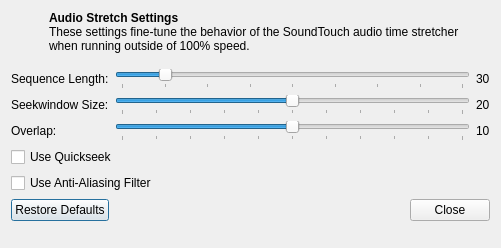
<?xml version="1.0" encoding="UTF-8"?>
<ui version="4.0">
 <class>AudioStretchSettingsDialog</class>
 <widget class="QDialog" name="AudioStretchSettingsDialog">
  <property name="geometry">
   <rect>
    <x>0</x>
    <y>0</y>
    <width>501</width>
    <height>248</height>
   </rect>
  </property>
  <property name="windowTitle">
   <string>Audio Stretch Settings</string>
  </property>
  <layout class="QFormLayout" name="formLayout">
   <item row="1" column="0">
    <widget class="QLabel" name="label_6">
     <property name="text">
      <string>Sequence Length:</string>
     </property>
    </widget>
   </item>
   <item row="1" column="1">
    <layout class="QHBoxLayout" name="horizontalLayout_2">
     <item>
      <widget class="QSlider" name="sequenceLength">
       <property name="minimum">
        <number>20</number>
       </property>
       <property name="maximum">
        <number>100</number>
       </property>
       <property name="value">
        <number>30</number>
       </property>
       <property name="orientation">
        <enum>Qt::Orientation::Horizontal</enum>
       </property>
       <property name="tickPosition">
        <enum>QSlider::TickPosition::TicksBelow</enum>
       </property>
       <property name="tickInterval">
        <number>10</number>
       </property>
      </widget>
     </item>
     <item>
      <widget class="QLabel" name="sequenceLengthLabel">
       <property name="text">
        <string>30</string>
       </property>
      </widget>
     </item>
    </layout>
   </item>
   <item row="2" column="0">
    <widget class="QLabel" name="label_7">
     <property name="text">
      <string>Seekwindow Size:</string>
     </property>
    </widget>
   </item>
   <item row="2" column="1">
    <layout class="QHBoxLayout" name="horizontalLayout_3">
     <item>
      <widget class="QSlider" name="seekWindowSize">
       <property name="minimum">
        <number>10</number>
       </property>
       <property name="maximum">
        <number>30</number>
       </property>
       <property name="value">
        <number>20</number>
       </property>
       <property name="orientation">
        <enum>Qt::Orientation::Horizontal</enum>
       </property>
       <property name="tickPosition">
        <enum>QSlider::TickPosition::TicksBelow</enum>
       </property>
       <property name="tickInterval">
        <number>2</number>
       </property>
      </widget>
     </item>
     <item>
      <widget class="QLabel" name="seekWindowSizeLabel">
       <property name="text">
        <string>20</string>
       </property>
      </widget>
     </item>
    </layout>
   </item>
   <item row="3" column="0">
    <widget class="QLabel" name="label_8">
     <property name="text">
      <string>Overlap:</string>
     </property>
    </widget>
   </item>
   <item row="3" column="1">
    <layout class="QHBoxLayout" name="horizontalLayout_4">
     <item>
      <widget class="QSlider" name="overlap">
       <property name="minimum">
        <number>5</number>
       </property>
       <property name="maximum">
        <number>15</number>
       </property>
       <property name="value">
        <number>10</number>
       </property>
       <property name="orientation">
        <enum>Qt::Orientation::Horizontal</enum>
       </property>
       <property name="tickPosition">
        <enum>QSlider::TickPosition::TicksBelow</enum>
       </property>
       <property name="tickInterval">
        <number>1</number>
       </property>
      </widget>
     </item>
     <item>
      <widget class="QLabel" name="overlapLabel">
       <property name="text">
        <string>10</string>
       </property>
      </widget>
     </item>
    </layout>
   </item>
   <item row="6" column="0" colspan="2">
    <widget class="QDialogButtonBox" name="buttonBox">
     <property name="standardButtons">
      <set>QDialogButtonBox::StandardButton::Close|QDialogButtonBox::StandardButton::RestoreDefaults</set>
     </property>
    </widget>
   </item>
   <item row="0" column="0" colspan="2">
    <layout class="QHBoxLayout" name="horizontalLayout_5">
     <property name="bottomMargin">
      <number>10</number>
     </property>
     <item>
      <widget class="QLabel" name="icon">
       <property name="minimumSize">
        <size>
         <width>32</width>
         <height>32</height>
        </size>
       </property>
       <property name="maximumSize">
        <size>
         <width>32</width>
         <height>32</height>
        </size>
       </property>
       <property name="alignment">
        <set>Qt::AlignmentFlag::AlignLeading|Qt::AlignmentFlag::AlignLeft|Qt::AlignmentFlag::AlignTop</set>
       </property>
      </widget>
     </item>
     <item>
      <widget class="QLabel" name="label_4">
       <property name="text">
        <string>&lt;html&gt;&lt;head/&gt;&lt;body&gt;&lt;p&gt;&lt;span style=&quot; font-weight:700;&quot;&gt;Audio Stretch Settings&lt;/span&gt;&lt;br/&gt;These settings fine-tune the behavior of the SoundTouch audio time stretcher when running outside of 100% speed.&lt;/p&gt;&lt;/body&gt;&lt;/html&gt;</string>
       </property>
       <property name="textFormat">
        <enum>Qt::TextFormat::RichText</enum>
       </property>
       <property name="alignment">
        <set>Qt::AlignmentFlag::AlignLeading|Qt::AlignmentFlag::AlignLeft|Qt::AlignmentFlag::AlignTop</set>
       </property>
       <property name="wordWrap">
        <bool>true</bool>
       </property>
      </widget>
     </item>
    </layout>
   </item>
   <item row="4" column="0" colspan="2">
    <widget class="QCheckBox" name="useQuickSeek">
     <property name="text">
      <string>Use Quickseek</string>
     </property>
    </widget>
   </item>
   <item row="5" column="0" colspan="2">
    <widget class="QCheckBox" name="useAAFilter">
     <property name="text">
      <string>Use Anti-Aliasing Filter</string>
     </property>
    </widget>
   </item>
  </layout>
 </widget>
 <resources/>
 <connections/>
</ui>
